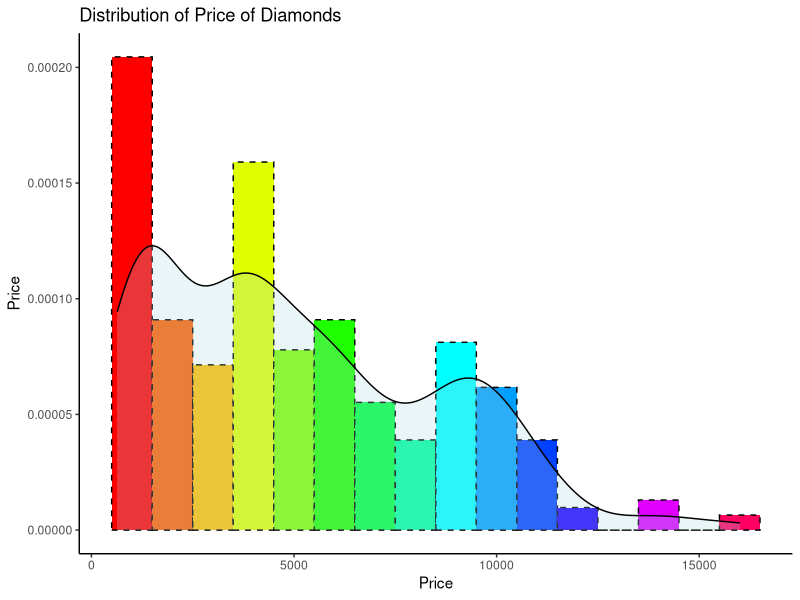
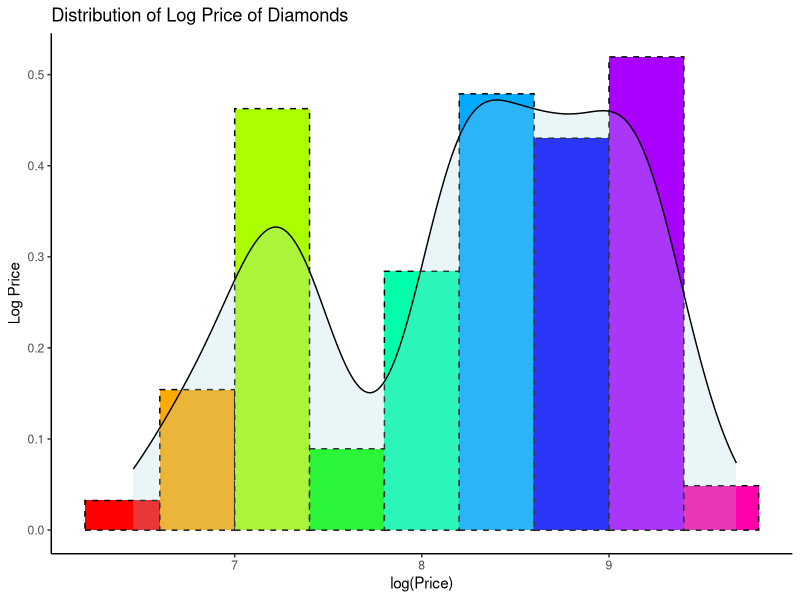
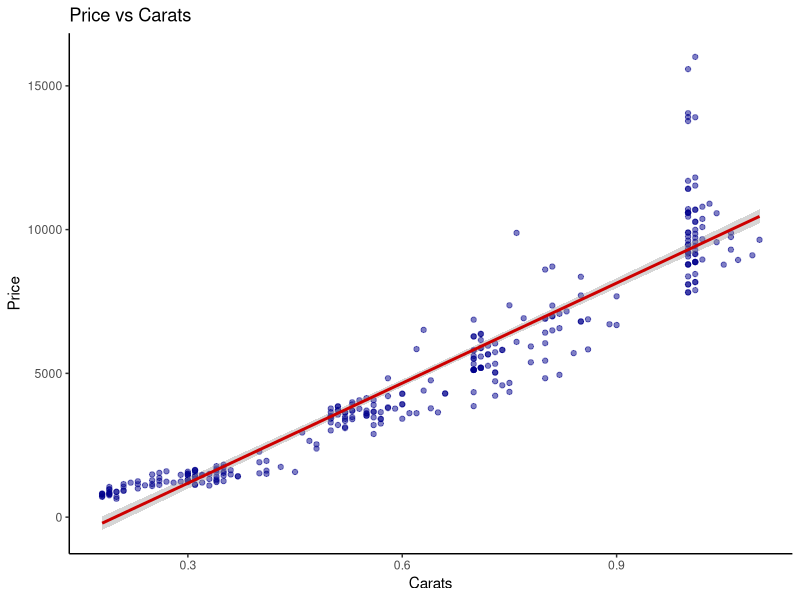
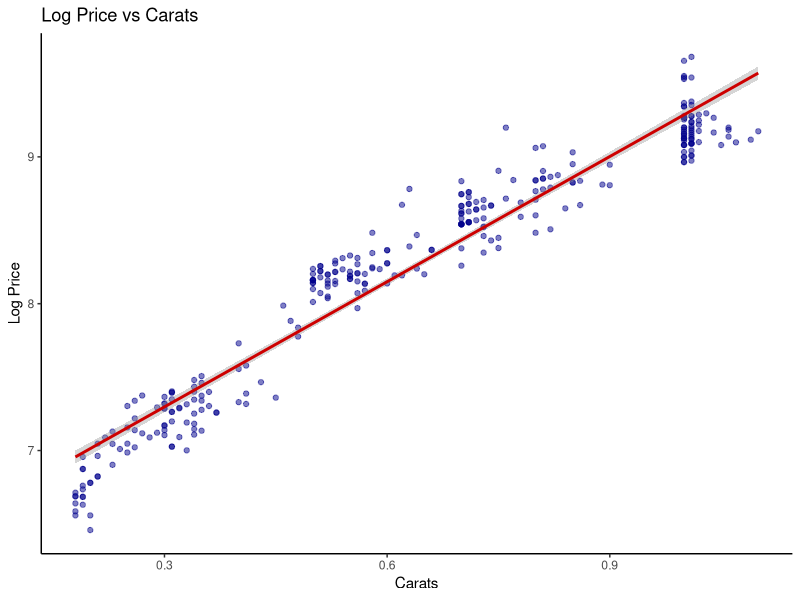
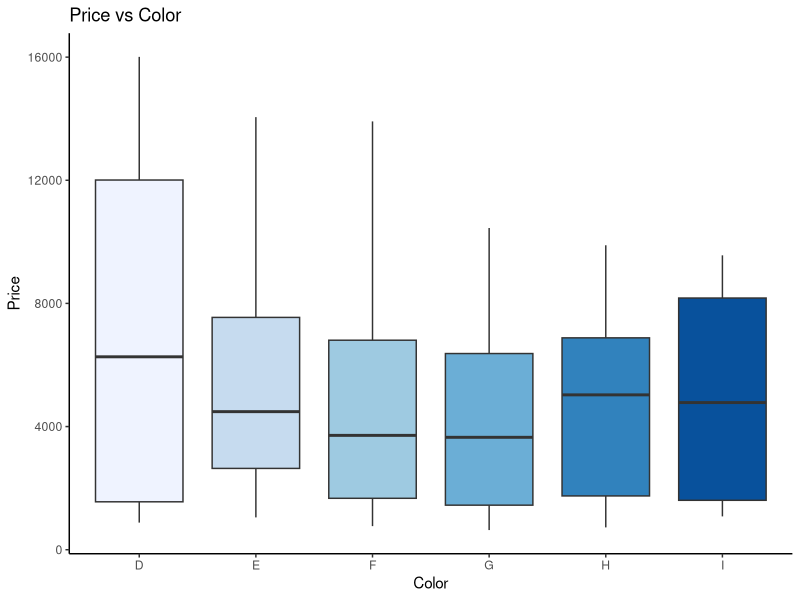
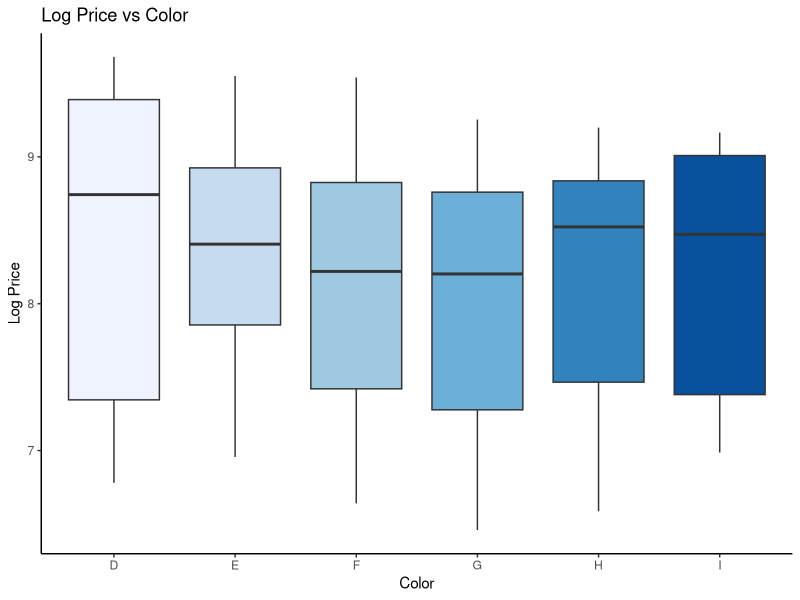
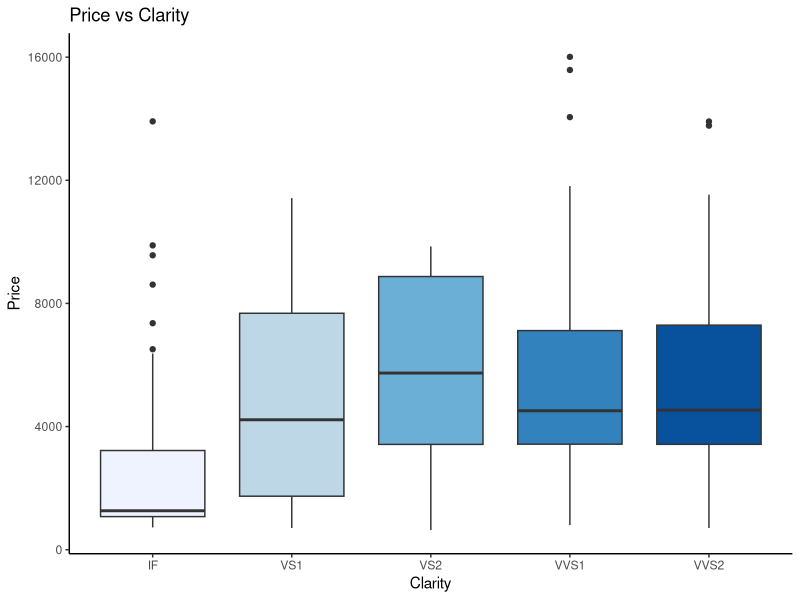
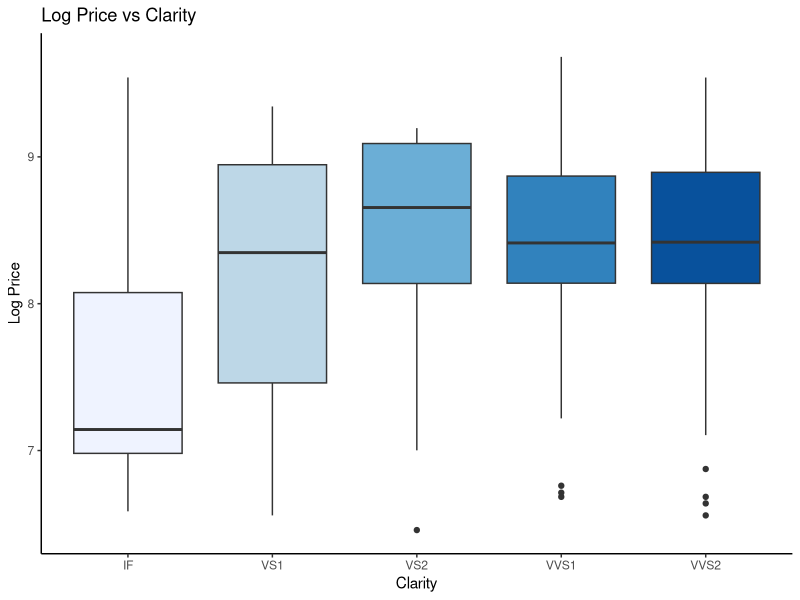

Generate these figures, in order, with R: (Note: this script raises an error after producing the figures.)

###########################################################################
###########################################################################
################## Multiple Regression of Diamonds Data ###################
###########################################################################
###########################################################################


###### Clear environment and load libraries
rm(list = ls())
#library(knitr)
library(ggplot2)
#library(kableExtra)
#library(lattice)
#library(dplyr)
library(rms) #for VIF
library(MASS)




###### Data
diamonds <- read.csv("data/diamonds.csv", header= T,
                     colClasses = c("numeric","factor","factor","factor","numeric"))
dim(diamonds)
head(diamonds)
summary(diamonds)
str(diamonds)




###### EDA
#Is the distribution of the response variable normal?
#hist(diamonds$Price,xlab="Price",main="Distribution of price",col=rainbow(10))
ggplot(diamonds,aes(x=Price)) +
  geom_histogram(aes(y=..density..),color="black",linetype="dashed",
                 fill=rainbow(16),binwidth = 1000) +
  geom_density(alpha=.25, fill="lightblue") +
  scale_fill_brewer(palette="Blues") +
  labs(title="Distribution of Price of Diamonds",y="Price") + 
  theme_classic() + theme(legend.position="none")


#Since the distribution of `carats` is not really normal, let's transform the variable. 
#This is the natural log, you can try other bases on your own.
#hist(log(diamonds$Price),xlab="Log Price",main="Distribution of log price",col=rainbow(10))
ggplot(diamonds,aes(x=log(Price))) +
  geom_histogram(aes(y=..density..),color="black",linetype="dashed",
                 fill=rainbow(9),binwidth = 0.4) +
  geom_density(alpha=.25, fill="lightblue") +
  scale_fill_brewer(palette="Blues") +
  labs(title="Distribution of Log Price of Diamonds",y="Log Price") + 
  theme_classic() + theme(legend.position="none")
#Better but still not fully normal. We will revisit after fitting the model



#Next, explore the relationship between `price` and each predictor
#Use scatter plots for continuous/numeric predictors
#Use boxplots for categorical vpredictors

#plot(diamonds$Price~diamonds$Carats,xlab="Carats",ylab="Price",col='cyan4')
#abline(lm(Price~Carats,data=diamonds),col='red3',lty=10,lwd=2)
ggplot(diamonds,aes(x=Carats, y=Price)) +
  geom_point(alpha = .5,colour="blue4") +
  geom_smooth(method="lm",col="red3") + theme_classic() +
  labs(title="Price vs Carats",x="Carats",y="Price")
#Not exactly linear
  
#Now the relationship between log(price) and carats
#plot(log(diamonds$Price)~diamonds$Carats,xlab="Carats",ylab="Log Price",col='cyan4')
#abline(lm(log(Price)~Carats,data=diamonds),col='red3',lty=10,lwd=2)
ggplot(diamonds,aes(x=Carats, y=log(Price))) +
  geom_point(alpha = .5,colour="blue4") +
  geom_smooth(method="lm",col="red3") + theme_classic() +
  labs(title="Log Price vs Carats",x="Carats",y="Log Price")
#Still not exactly linear
  
#Next, `price` and `color`.
#boxplot(Price~Color,data=diamonds,ylab="Price",xlab="Color",col=rainbow(15))
ggplot(diamonds,aes(x=Color, y=Price, fill=Color)) +
  geom_boxplot() + #coord_flip() +
  scale_fill_brewer(palette="Blues") +
  labs(title="Price vs Color",x="Color",y="Price") + 
  theme_classic() + theme(legend.position="none")
#Looks like we may have some difference in the means

#How about, log(price) and color instead
ggplot(diamonds,aes(x=Color, y=log(Price), fill=Color)) +
  geom_boxplot() + #coord_flip() +
  scale_fill_brewer(palette="Blues") +
  labs(title="Log Price vs Color",x="Color",y="Log Price") + 
  theme_classic() + theme(legend.position="none")
#May still have some difference in the means
  
#Next, `price` and `clarity`.
ggplot(diamonds,aes(x=Clarity, y=Price, fill=Clarity)) +
  geom_boxplot() + #coord_flip() +
  scale_fill_brewer(palette="Blues") +
  labs(title="Price vs Clarity",x="Clarity",y="Price") + 
  theme_classic() + theme(legend.position="none")
#Looks like we may have some difference in the means

#How about, `log(price)` and `clarity` instead
ggplot(diamonds,aes(x=Clarity, y=log(Price), fill=Clarity)) +
  geom_boxplot() + #coord_flip() +
  scale_fill_brewer(palette="Blues") +
  labs(title="Log Price vs Clarity",x="Clarity",y="Log Price") + 
  theme_classic() + theme(legend.position="none")
#Obvious especially for the first group
  
#Next, `price` and `Certification`.
ggplot(diamonds,aes(x=Certification, y=Price, fill=Certification)) +
  geom_boxplot() + #coord_flip() +
  scale_fill_brewer(palette="Blues") +
  labs(title="Price vs Certification",x="Certification",y="Price") + 
  theme_classic() + theme(legend.position="none")
#What do you think of this plot?
  
#How about, `log(price)` and `Certification` instead
ggplot(diamonds,aes(x=Certification, y=log(Price), fill=Certification)) +
  geom_boxplot() + #coord_flip() +
  scale_fill_brewer(palette="Blues") +
  labs(title="Log Price vs Certification",x="Certification",y="Log Price") + 
  theme_classic() + theme(legend.position="none")
#What do you think of this plot?


#Let's make some plots to explore interactions. 
#Use the log(price) going forward
#First, `log(price)` and `Carats` by `Color`
ggplot(diamonds,aes(x=Carats, y=log(Price))) +
  geom_point(alpha = .5,colour="blue4") +
  geom_smooth(method="lm",col="red3") + theme_classic() +
  labs(title="Log Price vs Carats by Color",x="Carats",y="Log Price") +
  facet_wrap( ~ Color,ncol=4)
#Looks mostly like the same trend by color; shouldn't need this interaction

#Next, `log(price)` and `Carats` by `Clarity`
ggplot(diamonds,aes(x=Carats, y=log(Price))) +
  geom_point(alpha = .5,colour="blue4") +
  geom_smooth(method="lm",col="red3") + theme_classic() +
  labs(title="Log Price vs Carats by Clarity",x="Carats",y="Log Price") +
  facet_wrap( ~ Clarity,ncol=4)
#Shouldn't need this interaction

#Next, `log(price)` and `Carats` by `Certification`
ggplot(diamonds,aes(x=Carats, y=log(Price))) +
  geom_point(alpha = .5,colour="blue4") +
  geom_smooth(method="lm",col="red3") + theme_classic() +
  labs(title="Log Price vs Carats by Certification",x="Carats",y="Log Price") +
  facet_wrap( ~ Certification,ncol=4)
#Is there an interaction effect?

#We also can examine interactions among categorical variables
ggplot(diamonds,aes(x=Clarity, y=log(Price), fill=Clarity)) +
  geom_boxplot() + #coord_flip() +
  scale_fill_brewer(palette="Blues") +
  labs(title="Log Price vs Clarity by Color",x="Clarity",y="Log Price") + 
  theme_classic() + theme(legend.position="none") +
  facet_wrap( ~ Color,ncol=4)
#Looks like the relationship between log price and clarity changes some by color
#Might need that interaction

ggplot(diamonds,aes(x=Certification, y=log(Price), fill=Certification)) +
  geom_boxplot() + #coord_flip() +
  scale_fill_brewer(palette="Blues") +
  labs(title="Log Price vs Certification by Color",x="Certification",y="Log Price") + 
  theme_classic() + theme(legend.position="none") +
  facet_wrap( ~ Color,ncol=4)
#Shouldn't need this interaction

ggplot(diamonds,aes(x=Certification, y=log(Price), fill=Certification)) +
  geom_boxplot() + #coord_flip() +
  scale_fill_brewer(palette="Blues") +
  labs(title="Log Price vs Certification by Clarity",x="Certification",y="Log Price") + 
  theme_classic() + theme(legend.position="none") +
  facet_wrap( ~ Clarity,ncol=4)
#Is there an interaction effect here?

#TAKEAWAYS:
#We see some evidence of non-normality, non-linearity (with `Carats`) and non-constant variance overall. 
#Taking the log transformation helped with those. 
#We might need a quadratic term for `Carats`. Maybe?
#We might also consider interactions between `Clarity` and `Color`.




###### Modeling and Model Assessment

#Let's mean center the numerical predictors (just `Carat`)  to help avoid multicollinearity.
diamonds$CaratsCent <- diamonds$Carats - mean(diamonds$Carats)
diamonds$CaratsCent2 <- diamonds$CaratsCent^2

#Based on our EDA, our candidate model includes:
#   Carats, Carats^2, Color, Clarity, Certification, and Color:Clarity.

#First, a MLR model on price with only main effects
Model1 <- lm(Price~CaratsCent+Color+Clarity+Certification,data=diamonds)
summary(Model1)

#By the way, we can change the baseline levels for the categorical variables.
#Model1 <- lm(Price~CaratsCent+relevel(Color,ref="E")+Clarity+Certification,data=diamonds)
#summary(Model1)

#Now some model assessment
ggplot(diamonds,aes(x=CaratsCent, y=Model1$residual)) + 
  geom_point(alpha = .7) +  geom_hline(yintercept=0,col="red3") + theme_classic() +
  labs(title="Residuals vs Carats",x="Carats (centered)",y="Residuals")
#Clearly, some problems!!!

plot(Model1,which=1:5,col=c("blue4"))
#Even more problems!!

#Let's fit our EDA suggested model instead but without the interaction.
Model2 <- lm(log(Price)~CaratsCent+CaratsCent2+Clarity+Color+Certification,data=diamonds)
summary(Model2)

#Now some model assessment on the new model.
ggplot(diamonds,aes(x=CaratsCent, y=Model2$residual)) + 
  geom_point(alpha = .7) +  geom_hline(yintercept=0,col="red3") + theme_classic() +
  labs(title="Residuals vs Carats",x="Carats (centered)",y="Residuals")
#Better but still not great

plot(Model2,which=1:5,col=c("blue4"))
#Not the greatest but so much better!

#Do you see any clear violations of the independence and equal variance assumptions?
#Do you see any clear violations of the normality assumption?
#Are there any potential outliers or influential points?


# Let's do a nested $F$-test to see if all the interaction terms between `Clarity` and `Color` are important.
Model2_inter <- lm(log(Price)~CaratsCent+CaratsCent2+Clarity*Color+Certification,
                   data=diamonds)
summary(Model2_inter)
anova(Model2,Model2_inter)
#Very significant; this confirms our EDA.

plot(Model2_inter,which=1:5,col=c("blue4"))


# How about a nested $F$-test for interaction terms between `Color` and `Certification`?
Model2_inter3 <- lm(log(Price)~CaratsCent+CaratsCent2+Color+Clarity*Certification,
                   data=diamonds)
#summary(Model2_inter3)
anova(Model2,Model2_inter3)
#What do we conclude?
#This also confirms our EDA.

#Should we be worried about multicollinearity (really for the continuous variables)?
#library(rms)
vif(Model2)
#Should we be worried?
#How about the other model?
vif(Model2_inter3)
#Should we be worried?



#The transformation really helped but let's try one more thing
#Box Cox transformation (Tukey's formula)
Model2_inter_star  <- lm(Price~CaratsCent+CaratsCent2+Clarity*Color+Certification,
                         data=diamonds) 
#Must fit preferred model on raw scale for response
boxcox_trans <- boxcox(Model2_inter_star,lambda = seq(-5, 5, length = 50))
lambda_trans <- boxcox_trans$x[boxcox_trans$y == max(boxcox_trans$y)]
lambda_trans
#Looks like we should actually be trying a different transformation

Model3 <- lm(Price^lambda_trans~CaratsCent+CaratsCent2+Color+Clarity*Certification,
                    data=diamonds)
#summary(Model3)
plot(Model3,which=1:5,col=c("blue4"))
#Is it better than Model2_inter? I'll let you decide
